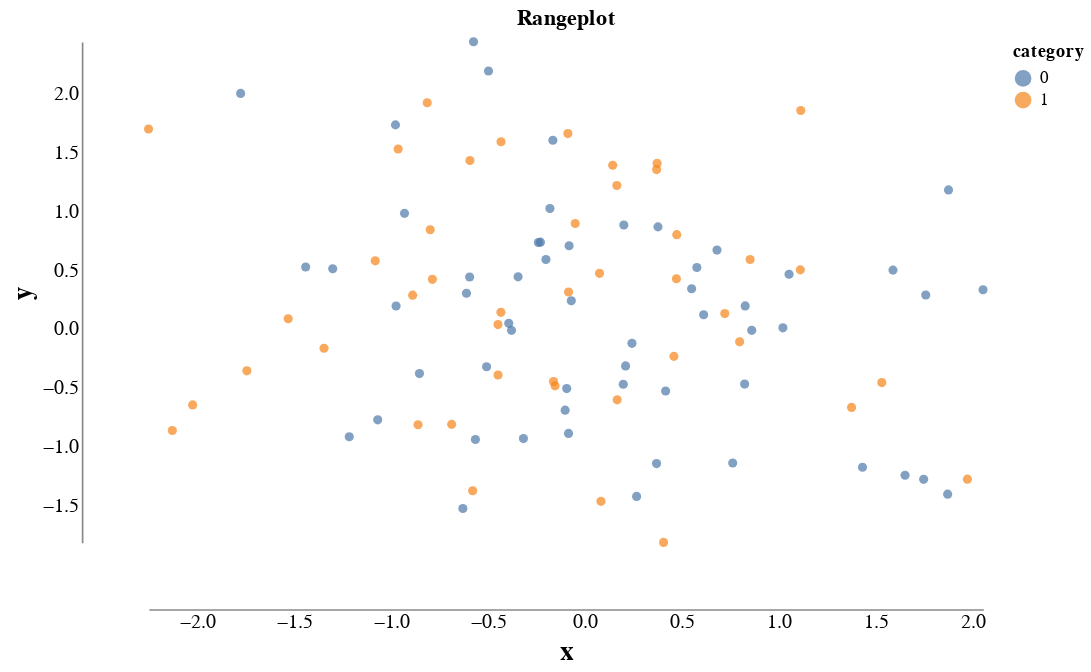

Source (notebook cell):
### Markdown cell above
Then, we create a scatterplot and adjust the axes as recommended by Tufte. 
We remove grids and ticks, as is common in Tufte-style plots.
As Altair's default font size is rather small, we increase it.

### Code cell
import altair as alt

alt.Chart(df, title="Rangeplot").mark_point(filled=True).encode(
    alt.X('x',
      axis=alt.Axis(
          offset=40, 
          grid=False, 
          ticks=False, 
          labelFontSize=12,
          titleFontSize=16
      ),
      scale=alt.Scale(domain=[df.x.min(), df.x.max()], nice=False)
    ),
    alt.Y('y',
      axis=alt.Axis(
          offset=40, 
          grid=False, 
          ticks=False, 
          labelFontSize=12,
          titleFontSize=16
      ),
      scale=alt.Scale(domain=[df.y.min(), df.y.max()], nice=False)
    ),
    color=alt.Color('category:N')
).properties(
  height=300,
  width=500,
).configure_view(
    stroke=None,
)

### Figure 1 — Vega-Lite specification as saved in the notebook (floating-point values rounded to 4 significant figures)
{"config": {"view": {"continuousWidth": 300, "continuousHeight": 300, "stroke": null}}, "data": {"name": "data-7d3097909b7d288e7b62a039963a018a"}, "mark": {"type": "point", "filled": true}, "encoding": {"color": {"field": "category", "type": "nominal"}, "x": {"axis": {"grid": false, "labelFontSize": 12, "offset": 40, "ticks": false, "titleFontSize": 16}, "field": "x", "scale": {"domain": [-2.251, 2.052], "nice": false}, "type": "quantitative"}, "y": {"axis": {"grid": false, "labelFontSize": 12, "offset": 40, "ticks": false, "titleFontSize": 16}, "field": "y", "scale": {"domain": [-1.826, 2.434], "nice": false}, "type": "quantitative"}}, "height": 300, "title": "Rangeplot", "width": 500, "$schema": "https://vega.github.io/schema/vega-lite/v5.20.1.json", "datasets": {"data-7d3097909b7d288e7b62a039963a018a": [{"x": 0.7613, "y": -1.15, "category": 0}, {"x": -0.2302, "y": 0.729, "category": 0}, {"x": -0.5797, "y": -1.386, "category": 1}, {"x": 0.7204, "y": 0.1212, "category": 1}, {"x": 0.4153, "y": -0.5377, "category": 0}, {"x": 0.1638, "y": 1.211, "category": 1}, {"x": 0.197, "y": -0.4799, "category": 0}, {"x": 0.8228, "y": -0.4786, "category": 0}, {"x": -0.4339, "y": 0.1318, "category": 1}, {"x": -0.07095, "y": 0.2304, "category": 0}, {"x": 0.3715, "y": 1.399, "category": 1}, {"x": 0.3687, "y": -1.155, "category": 0}, {"x": 2.052, "y": 0.324, "category": 0}, {"x": -0.854, "y": -0.3892, "category": 0}, {"x": -0.2407, "y": 0.7256, "category": 0}, {"x": -0.0823, "y": 0.698, "category": 0}, {"x": -0.498, "y": 2.185, "category": 0}, {"x": -0.3935, "y": 0.0381, "category": 0}, {"x": 0.1998, "y": 0.8747, "category": 0}, {"x": -0.4491, "y": 0.02761, "category": 1}, {"x": -0.9777, "y": 1.727, "category": 0}, {"x": -0.5079, "y": -0.3311, "category": 0}, {"x": 1.972, "y": -1.287, "category": 1}, {"x": -0.9311, "y": 0.9739, "category": 0}, {"x": 0.5765, "y": 0.5128, "category": 0}, {"x": 0.5495, "y": 0.3326, "category": 0}, {"x": 0.242, "y": -0.1317, "category": 0}, {"x": -0.1628, "y": -0.4574, "category": 1}, {"x": 0.6803, "y": 0.6613, "category": 0}, {"x": 1.87, "y": -1.415, "category": 0}, {"x": 1.02, "y": -0.0001814, "category": 0}, {"x": -0.08523, "y": -0.8981, "category": 0}, {"x": 0.8595, "y": -0.02131, "category": 0}, {"x": -1.216, "y": -0.9262, "category": 0}, {"x": -1.776, "y": 1.994, "category": 0}, {"x": -0.1546, "y": -0.4938, "category": 1}, {"x": -0.1813, "y": 1.015, "category": 0}, {"x": 0.3691, "y": 1.346, "category": 1}, {"x": -0.08856, "y": 1.653, "category": 1}, {"x": -0.9746, "y": 0.1856, "category": 0}, {"x": 1.374, "y": -0.6772, "category": 1}, {"x": 1.874, "y": 1.173, "category": 0}, {"x": 0.1656, "y": -0.6127, "category": 1}, {"x": -0.6115, "y": 0.2944, "category": 0}, {"x": -1.441, "y": 0.5179, "category": 0}, {"x": 0.2659, "y": -1.434, "category": 0}, {"x": -0.1027, "y": -0.7007, "category": 0}, {"x": 0.2089, "y": -0.324, "category": 0}, {"x": -0.4333, "y": 1.583, "category": 1}, {"x": -0.09463, "y": -0.5166, "category": 0}, {"x": 1.431, "y": -1.186, "category": 0}, {"x": -0.2017, "y": 0.5815, "category": 0}, {"x": -0.08536, "y": 0.3051, "category": 1}, {"x": -1.301, "y": 0.5031, "category": 0}, {"x": -1.531, "y": 0.07743, "category": 1}, {"x": 0.4711, "y": 0.4179, "category": 1}, {"x": 1.112, "y": 1.849, "category": 1}, {"x": -0.8139, "y": 1.915, "category": 1}, {"x": 1.53, "y": -0.4657, "category": 1}, {"x": -0.05078, "y": 0.8876, "category": 1}, {"x": 1.052, "y": 0.4558, "category": 0}, {"x": -0.7985, "y": 0.8344, "category": 1}, {"x": 1.588, "y": 0.491, "category": 0}, {"x": -1.744, "y": -0.3659, "category": 1}, {"x": -0.4488, "y": -0.4017, "category": 1}, {"x": 0.07452, "y": 0.4637, "category": 1}, {"x": 0.376, "y": 0.8588, "category": 0}, {"x": -0.3178, "y": -0.9422, "category": 0}, {"x": 0.8257, "y": 0.1866, "category": 0}, {"x": -0.8613, "y": -0.8244, "category": 1}, {"x": -0.5952, "y": 0.4324, "category": 0}, {"x": 1.11, "y": 0.4931, "category": 1}, {"x": 1.65, "y": -1.254, "category": 0}, {"x": -2.251, "y": 1.692, "category": 1}, {"x": -1.346, "y": -0.174, "category": 1}, {"x": 1.757, "y": 0.2791, "category": 0}, {"x": 0.7971, "y": -0.1192, "category": 1}, {"x": 0.6115, "y": 0.1114, "category": 0}, {"x": 0.08192, "y": -1.476, "category": 1}, {"x": -0.5655, "y": -0.9504, "category": 0}, {"x": -0.6301, "y": -1.537, "category": 0}, {"x": -0.1661, "y": 1.596, "category": 0}, {"x": -0.3792, "y": -0.02163, "category": 0}, {"x": -0.7872, "y": 0.4125, "category": 1}, {"x": -0.889, "y": 0.2778, "category": 1}, {"x": 0.4049, "y": -1.826, "category": 1}, {"x": 0.4729, "y": 0.7924, "category": 1}, {"x": 1.746, "y": -1.289, "category": 0}, {"x": -0.6879, "y": -0.8214, "category": 1}, {"x": -2.128, "y": -0.8738, "category": 1}, {"x": -0.5752, "y": 2.434, "category": 0}, {"x": -1.082, "y": 0.5701, "category": 1}, {"x": -1.069, "y": -0.7827, "category": 0}, {"x": -0.9638, "y": 1.521, "category": 1}, {"x": 0.4581, "y": -0.2428, "category": 1}, {"x": 0.8511, "y": 0.5817, "category": 1}, {"x": -0.5937, "y": 1.424, "category": 1}, {"x": 0.1425, "y": 1.383, "category": 1}, {"x": -2.023, "y": -0.6556, "category": 1}, {"x": -0.3455, "y": 0.4337, "category": 0}]}}
